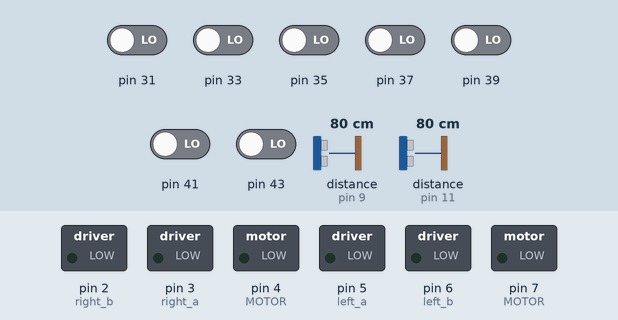
Recording of a sketch running on a simulated Arduino Mega 2560, built with avr-gcc and run on an emulated ATmega2560. On the bench: switched loads named in the sketch (green lamp = pin HIGH). Wiring (inferred from the names in the program): ADXL345 accelerometer at I2C address 0x53. Inputs (shaded band) come from the test bench; at power-on: pin 31, pin 33, pin 35, pin 37, pin 39, pin 41, pin 43 LOW, distance to the obstacle (sensors on pin 9, pin 11) 80 cm. The echo pulse lasts 58.3 µs per cm; random numbers use the default seed unless the sketch sets one; pins used as bus, display or sensor lines are not drawn; what the sketch prints to the serial monitor is not drawn.

Above: at 1.2 s.
1.3 s: pin 39 driven HIGH
At 2.5 s:
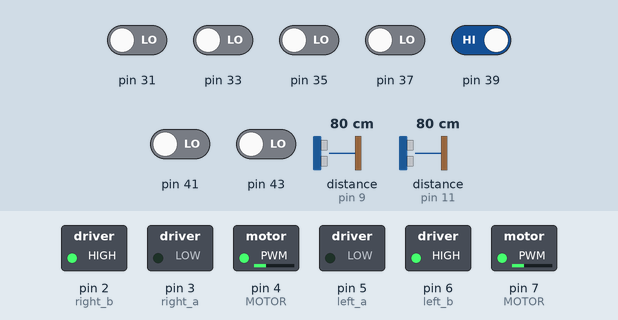
2.8 s: pin 35 driven HIGH
At 3.8 s:
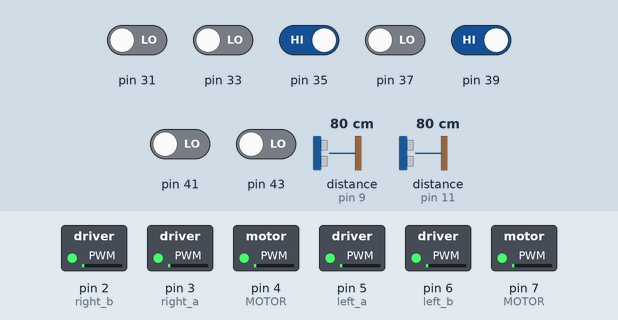
4.3 s: pin 43 driven HIGH
At 5.5 s:
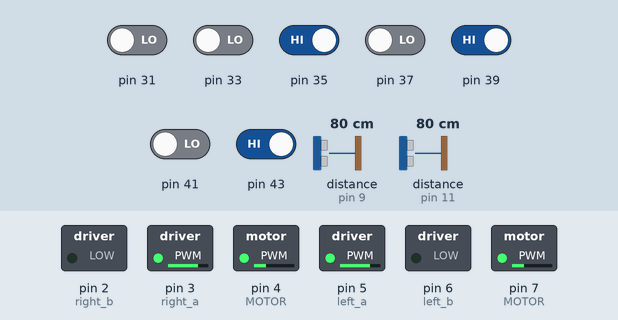
7.3 s: pin 31 driven HIGH
At 9.7 s:
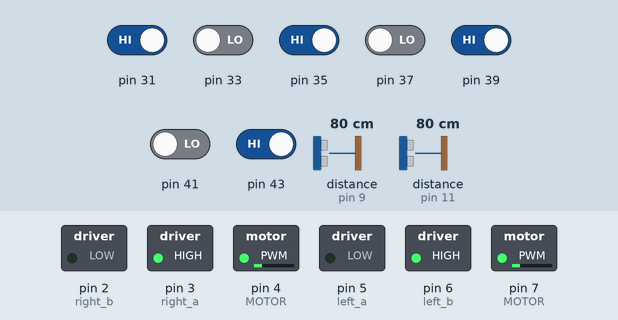
10.3 s: distance to the obstacle (sensor on pin 9) set to 2 cm
At 11.4 s:
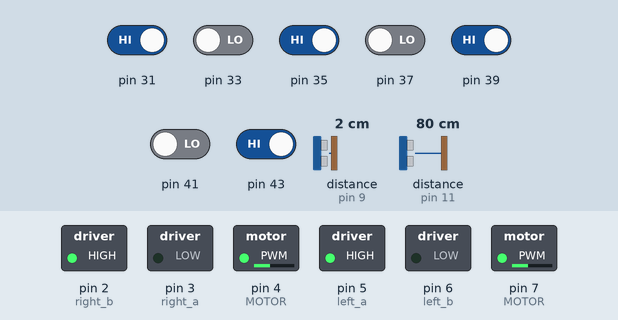
11.9 s: distance to the obstacle (sensor on pin 11) set to 17 cm
14.9 s: distance to the obstacle (sensor on pin 11) set to 13 cm
At 16.13 s:
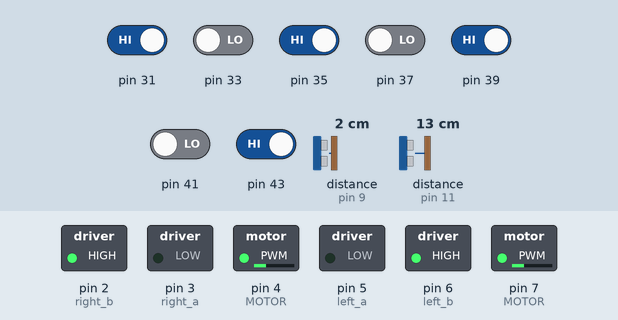
Timing chart, 0 to 18.9 s (numbered marks = the images above; inputs shaded):
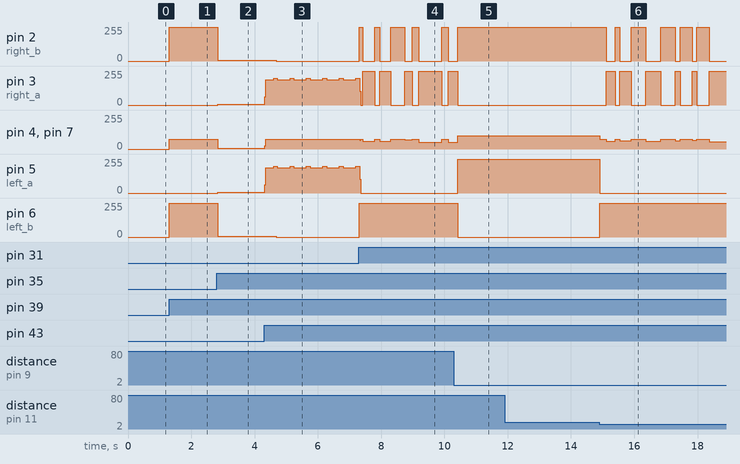

Measured:
- the behaviour switches between 15 and 14 cm on distance to the obstacle (sensor on pin 11) (found by bisection; images 5 and 6)
- after the input at 1.3 s, pin 2 (right_b), pin 6 (left_b): 0/255 → 255/255 at once; pin 4 (MOTOR), pin 7 (MOTOR): 0/255 → 75/255 at once
- after the input at 2.8 s, pin 2 (right_b): 255/255 → 5/255 at once; pin 3 (right_a), pin 5 (left_a): 0/255 → 7/255 at once; pin 4 (MOTOR), pin 7 (MOTOR): 75/255 → 4/255 at once; pin 6 (left_b): 255/255 → 4/255 at once
- after the input at 4.3 s, pin 2 (right_b): 5/255 → 0/255 after 0.38 s; pin 4 (MOTOR), pin 7 (MOTOR): 4/255 → 75/255 at once; pin 6 (left_b): 4/255 → 0/255 after 0.38 s
- after the input at 7.3 s, pin 2 (right_b): 0/255 → 255/255 at once, → 0/255 0.11 s later, → 255/255 0.39 s later, → 0/255 0.16 s later, … (10 changes in this stretch); pin 6 (left_b): 0/255 → 255/255 at once
- after the input at 10.3 s, pin 5 (left_a): 0/255 → 255/255 after 0.13 s; pin 6 (left_b): 255/255 → 0/255 after 0.13 s
- after the input at 11.9 s, every drawn part: stays the same
- after the input at 14.9 s, pin 2 (right_b): 255/255 → 0/255 after 0.21 s, → 255/255 0.29 s later, → 0/255 0.14 s later, → 255/255 0.36 s later, … (11 changes in this stretch); pin 3 (right_a): 0/255 → 255/255 after 0.21 s, → 0/255 0.29 s later, → 255/255 0.14 s later, → 0/255 0.36 s later, … (11 changes in this stretch)

The sketch:

tirt_code.ino
```cpp
#include <Wire.h>

int I2C_Address = 0xA7 >> 1; // ADXL345 的 I2C 地址

int X0, X1, Y0, Y1, Z1, Z0;
float X, Y, Z;

#define TRIGGER_PIN_L 10
#define ECHO_PIN_L 11
//NewPing sonar_L(TRIGGER_PIN_L, ECHO_PIN_L, MAX_DISTANCE); //左邊超聲波
#define TRIGGER_PIN_R 8
#define ECHO_PIN_R 9

#define L echopin_L()/58.2
#define R echopin_R()/58.2

#define left_a 5
#define left_b 6
#define left_pwm 7

#define right_a 3
#define right_b 2
#define right_pwm 4

#define left_sensor digitalRead(33)
#define right_sensor digitalRead(31)
#define back_sensor digitalRead(35)

#define mode1 digitalRead(43)
#define mode2 digitalRead(41)
#define mode3 digitalRead(39)
#define mode4 digitalRead(37)
//0沒碰到黑線//1碰到黑線
int sen0 = 0;
int sen1 = 1;
int mode_station;
int setmax = 35;
int setmax1 = 20;
int setmini = 0;

typedef struct motor {
  int a;
  int b;
  int pwm;
} motor;

motor MOTOR[] = {
  {left_a, left_b, left_pwm},
  {right_a, right_b, right_pwm},
};

enum Direction1
{
  left = 0,
  right = 1,


};

void setup()
{
  Serial.begin(9600);//開始與電腦連線，傳輸定額為9600
  pinMode(left_a, OUTPUT);
  pinMode(left_b, OUTPUT);
  pinMode(right_a, OUTPUT);
  pinMode(right_b, OUTPUT);

  pinMode(ECHO_PIN_L, INPUT);
  pinMode(TRIGGER_PIN_L, OUTPUT);
  pinMode(ECHO_PIN_L, INPUT);
  pinMode(TRIGGER_PIN_R, OUTPUT);

  pinMode(left_sensor, INPUT);
  pinMode(right_sensor, INPUT);
  pinMode(back_sensor, INPUT);

  pinMode(mode1, INPUT);
  pinMode(mode2, INPUT);
  pinMode(mode3, INPUT);
  pinMode(mode4, INPUT);
  Wire.begin();  //初始化 I2C
  setReg(0x2D, 0xA); // (打開電源, 設定輸出資料速度為 100 Hz)
}

void loop()
{
  //    Serial.println(L);
  //  mode_station = 0;
  if (mode1 == 1)
  {
    mode_station = 1;
    rule();
  }
  else if (mode2 == 1)
  {
    mode_station = 2;
    rule();
  }
  else if (mode3 == 1)
  {
    mode_station = 3;
    rule();
  }
  else if (mode4 == 1)
  {
    mode_station = 4;
  }
  Serial.println(mode_station);
  switch (mode_station)
  {
    case 1:
      Serial.println("1");
      turn(1, 100);
      found();
      one(200);
      runrunfound();
      //      one(200);

      break;
    case 2:
      Serial.println("2");
      turn(1, 100);
      //      moterstate(2, 100, left);
      //            moterstate(1, 100, right);
      found();
      one(200);
      break;
    case 3:
      Serial.println("3");
      turn(1, 100);
      found();
      break;
    case 4:
      Serial.println("4");
      moterstate(3, 0, left);
      moterstate(3, 0, right);
      break;
      //    default:
      //      Serial.println("non");
      //      turn(1, 100);
      //      found();
      //      runrunfound();
      //      one(100);
      //      break;

  }

}
void rule()//輕量
{
  do
  {
    turn(2, 75 );
  } while (back_sensor == sen0);
  turn(3, 75 );
}
void one(int speeding)
{
  int i = 75;
  while (L < 25 && R < 25 && left_sensor == sen0 && right_sensor == sen0)
  {
    Serial.println("衝");
    int a;
    i += 60;
    a = i;

    turn(1, a);

    if (i >= speeding)
    {

      a = 255;
      turn(1, a);

    }
  }
  //  turn(3, 0);
}
void runrunfound()
{
  //  if (L <= setmax && L > setmini)
  //  {
  //    turn(5, 100);
  //
  //    Serial.println("左尋敵維修1");
  //
  //  }
  //  else if ( R <= setmax && R > setmini)
  //  {
  //    turn(4, 100);
  //
  //    Serial.println("右尋敵維修1");
  //
  //  }
  if (L > 25 && R > 25)
  {
    turn(1, 100);
    Serial.println("打發走人");
  }
  else
  {
    Serial.println("開幹");
    while (L <= setmax1 && L > setmini && R >= 15)
    {
      turn(5, 100);

      Serial.println("左面前");
    }
    //   turn(1, 100);
    while (R <= setmax1 && R > setmini && L >= 15)
    {
      turn(4, 100);

      Serial.println("右面前");
    }
  }

  //  turn(1, 100);

}
void found()
{
  if (left_sensor == sen1 && right_sensor == sen1)
  {
    sen();
    Serial.println("後衝");
  }
  if (left_sensor == sen1 && right_sensor == sen0)
  {
    sensordo(4);
    Serial.println("左");
  }
  if (left_sensor == sen0 && right_sensor == sen1)
  {
    sensordo(5);
    Serial.println("右");
  }
}
void sensordo(int mode)
{
  turn(2, 75 );
  delay(random(100, 500));
  turn(mode, random(50, 70));
  delay(random(50, 800));
}
void sen()
{
  turn(2, 75);
  delay(random(300, 1001));
  turn( random(4, 6), random(100, 150) );
  delay(random(50, 300));
}
void moterstate(int mode, int maxspeed, enum Direction1 direction1)
{
  switch (mode)
  {
    case 1:
      digitalWrite(MOTOR[direction1].a , HIGH);
      digitalWrite(MOTOR[direction1].b , LOW);
      analogWrite(MOTOR[direction1].pwm , maxspeed);
      break;
    case 2:
      digitalWrite(MOTOR[direction1].a , LOW);
      digitalWrite(MOTOR[direction1].b , HIGH);
      analogWrite(MOTOR[direction1].pwm , maxspeed);
      break;
    case 3:
      digitalWrite(MOTOR[direction1].a , LOW);
      digitalWrite(MOTOR[direction1].b , LOW);
      analogWrite(MOTOR[direction1].pwm , maxspeed);
      break;
  }
}
void turn(int mode, int speeding)
{
  switch (mode)
  {
    case 1://前進
      moterstate(1, speeding, left);
      moterstate(1, speeding, right);
      break;
    case 2://後退
      moterstate(2, speeding, left);
      moterstate(2, speeding, right);
      break;
    case 3://停
      moterstate(3, 0, left);
      moterstate(3, 0, right);
      break;
    case 4://左旋
      moterstate(1, speeding, left);
      moterstate(2, speeding, right);
      break;
    case 5://右璇
      moterstate(2, speeding, left);
      moterstate(1, speeding, right);
      break;
    //    case 6://等加速度
    //      Acc(speeding);
    //      break;
    case 7 ://左尋敵(維修乾)
      moterstate(1, 155, left);
      moterstate(1, 100, right);
      break;
    case 8://右尋敵(維修乾)
      moterstate(1, 100, left);
      moterstate(1, 155, right);
      break;
    case 9://左尋敵(維修乾)
      moterstate(1, 100, left);
      moterstate(1, 0, right);
      break;
    case 10://右尋敵(維修乾)
      moterstate(1, 0, left);
      moterstate(1, 100, right);
      break;
  }
}
int echopin_L()
{

  digitalWrite(TRIGGER_PIN_L, LOW);
  delayMicroseconds(2);
  digitalWrite(TRIGGER_PIN_L, HIGH);
  delayMicroseconds(10);
  digitalWrite(TRIGGER_PIN_L, LOW);
  return pulseIn(ECHO_PIN_L, HIGH);
}
int echopin_R()
{
  digitalWrite(TRIGGER_PIN_R, LOW);
  delayMicroseconds(2);
  digitalWrite(TRIGGER_PIN_R, HIGH);
  delayMicroseconds(10);
  digitalWrite(TRIGGER_PIN_R, LOW);
  return pulseIn(ECHO_PIN_R, HIGH);
}
void adxl345()
{
  X0 = getData(0x32); // 取得 X 軸 低位元資料
  X1 = getData(0x33); // 取得 X 軸 高位元資料
  X = ((X1 << 8)  + X0) / 256.0;

  Y0 = getData(0x34); // 取得 Y 軸 低位元資料
  Y1 = getData(0x35); // 取得 Y 軸 高位元資料
  Y = ((Y1 << 8)  + Y0) / 256.0;

  Z0 = getData(0x36); // 取得 Z 軸 低位元資料
  Z1 = getData(0x37); // 取得 Y 軸 高位元資料
  Z = ((Z1 << 8)  + Z0) / 256.0;

  Serial.print("X= ");
  Serial.print(X);
  Serial.print("    Y= ");
  Serial.print(Y);
  Serial.print("    Z= ");
  Serial.println(Z);

}
void setReg(int reg, int data) {
  Wire.beginTransmission(I2C_Address);
  Wire.write(reg); // 指定佔存器
  Wire.write(data); // 寫入資料
  Wire.endTransmission();
}

/* getData(reg)：取得佔存器裡的資料
   參數：reg → 佔存器位址
*/
int getData(int reg) {
  Wire.beginTransmission(I2C_Address);
  Wire.write(reg);
  Wire.endTransmission();

  Wire.requestFrom(I2C_Address, 1);

  if (Wire.available() <= 1) {
    return Wire.read();
  }
}
```
